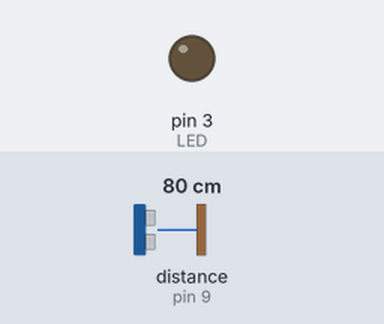
The sketch below on a simulated Arduino Uno, built with avr-gcc and run on an emulated ATmega328P. On the bench: output pins drawn as LEDs (lit = HIGH). Wiring (inferred from the names in the program): ultrasonic range finder: trigger pin 10; echo pin 9. The test bench sets the inputs (shaded band); at power-on: distance to the obstacle (sensor on pin 9) 80 cm. The echo pulse lasts 58.3 µs per cm; pins used as bus, display or sensor lines are not drawn.

Above: at 1.2 s.
1.3 s: distance to the obstacle (sensor on pin 9) set to 12 cm
2.8 s: distance to the obstacle (sensor on pin 9) set to 9 cm
At 3.2 s:
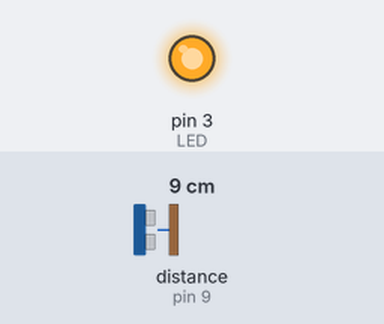
4.3 s: distance to the obstacle (sensor on pin 9) set to 18 cm
At 5.1 s:
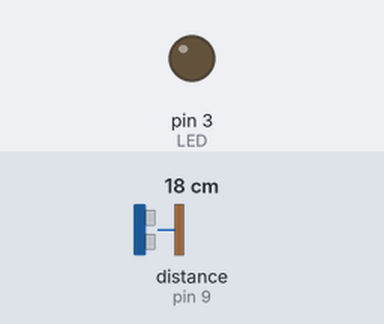
5.9 s: distance to the obstacle (sensor on pin 9) set to 2 cm
At 7.0 s:
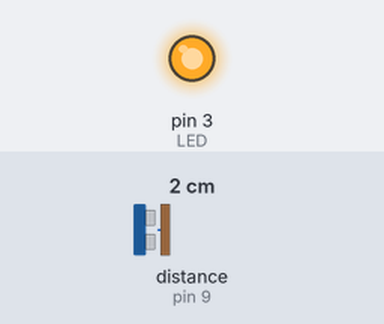
Timing chart, 0 to 8.5 s (numbered marks = the images above; inputs shaded):
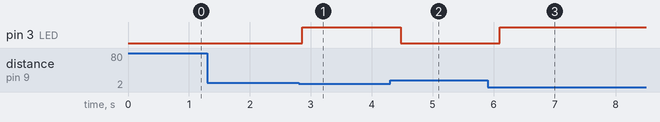

Measured:
- the behaviour switches between 11 and 10 cm on distance to the obstacle (sensor on pin 9) (found by bisection; images 0 and 1)
- after the input at 1.3 s, every drawn part: stays the same
- after the input at 2.8 s, pin 3 (LED): LOW → HIGH after 0.06 s
- after the input at 4.3 s, pin 3 (LED): HIGH → LOW after 0.18 s
- after the input at 5.9 s, pin 3 (LED): LOW → HIGH after 0.20 s

The sketch:

bote.ino
```cpp
#include <Servo.h>
Servo servoInstance;
int ang;
int increasing=1;

int TRIG =10;
int ECO=9;
int LED=3;
int DURACION;
int DISTANCIA;
void setup() {
  //servoInstance.attach(3);
  //Serial.begin(9600);


  pinMode(TRIG,OUTPUT);
  pinMode(ECO,INPUT);
  pinMode(LED, OUTPUT);

}

void loop() {
  digitalWrite(TRIG,HIGH);
  delay(1);
  digitalWrite(TRIG,LOW);
  DURACION=pulseIn(ECO, HIGH);
  DISTANCIA=DURACION/58.2;
  //Serial1.println(DISTANCIA);
  if(DISTANCIA<10){
    digitalWrite(LED,HIGH);
  }else{
    digitalWrite(LED,LOW);
  }

  //servoInstance.write(170);


  delay(200);
  /*if(DISTANCIA<=20&&DISTANCIA>0){
    servoInstance.write(180);
    delay(200);
  }
  if(DISTANCIA>20){
    servoInstance.write(1);
    delay(200);
  }*/

  //delay(10);
}
```
